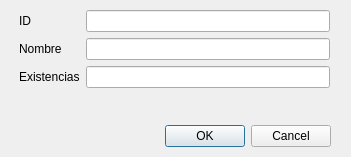
<?xml version="1.0" encoding="UTF-8"?>
<ui version="4.0">
 <class>formAgregarProducto</class>
 <widget class="QDialog" name="formAgregarProducto">
  <property name="geometry">
   <rect>
    <x>0</x>
    <y>0</y>
    <width>351</width>
    <height>157</height>
   </rect>
  </property>
  <property name="windowTitle">
   <string>Dialog</string>
  </property>
  <widget class="QDialogButtonBox" name="buttonBox">
   <property name="geometry">
    <rect>
     <x>-10</x>
     <y>120</y>
     <width>341</width>
     <height>32</height>
    </rect>
   </property>
   <property name="orientation">
    <enum>Qt::Horizontal</enum>
   </property>
   <property name="standardButtons">
    <set>QDialogButtonBox::Cancel|QDialogButtonBox::Ok</set>
   </property>
  </widget>
  <widget class="QWidget" name="formLayoutWidget">
   <property name="geometry">
    <rect>
     <x>19</x>
     <y>10</y>
     <width>311</width>
     <height>101</height>
    </rect>
   </property>
   <layout class="QFormLayout" name="formLayout">
    <item row="0" column="0">
     <widget class="QLabel" name="label">
      <property name="text">
       <string>ID</string>
      </property>
     </widget>
    </item>
    <item row="1" column="0">
     <widget class="QLabel" name="label_2">
      <property name="text">
       <string>Nombre</string>
      </property>
     </widget>
    </item>
    <item row="2" column="0">
     <widget class="QLabel" name="label_3">
      <property name="text">
       <string>Existencias</string>
      </property>
     </widget>
    </item>
    <item row="0" column="1">
     <widget class="QLineEdit" name="txtID"/>
    </item>
    <item row="1" column="1">
     <widget class="QLineEdit" name="txtNombre"/>
    </item>
    <item row="2" column="1">
     <widget class="QLineEdit" name="txtExistencias"/>
    </item>
   </layout>
  </widget>
 </widget>
 <resources/>
 <connections>
  <connection>
   <sender>buttonBox</sender>
   <signal>accepted()</signal>
   <receiver>formAgregarProducto</receiver>
   <slot>accept()</slot>
   <hints>
    <hint type="sourcelabel">
     <x>248</x>
     <y>254</y>
    </hint>
    <hint type="destinationlabel">
     <x>157</x>
     <y>274</y>
    </hint>
   </hints>
  </connection>
  <connection>
   <sender>buttonBox</sender>
   <signal>rejected()</signal>
   <receiver>formAgregarProducto</receiver>
   <slot>reject()</slot>
   <hints>
    <hint type="sourcelabel">
     <x>316</x>
     <y>260</y>
    </hint>
    <hint type="destinationlabel">
     <x>286</x>
     <y>274</y>
    </hint>
   </hints>
  </connection>
 </connections>
</ui>
